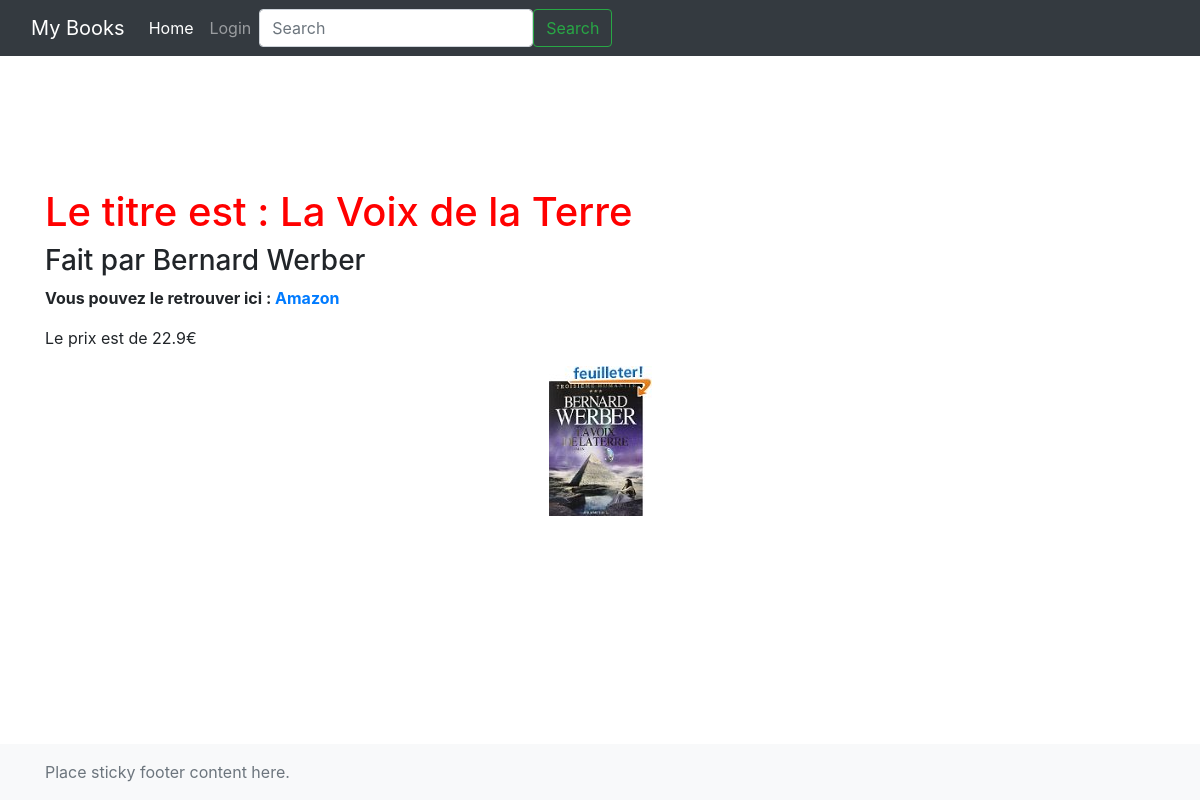
The page /detail/4 on the database its author committed.
### tuto/models.py (models this page shows, shortened)
class Book(db.Model):
    id = db.Column(db.Integer,primary_key=True)
    price = db.Column(db.Float)
    title = db.Column(db.String(100))
    url = db.Column(db.String(100))
    img = db.Column(db.String(100))
    author_id = db.Column(db.Integer, db.ForeignKey('author.id'))
    author = db.relationship('Author', backref=db.backref('books',
    lazy='dynamic'))

class Author(db.Model):
    id = db.Column(db.Integer,primary_key=True)
    name = db.Column(db.String(100))

### tuto/views.py (the view)
@app.route("/detail/<id>")
def detail(id):
    books = get_sample()
    book = books[int(id)-1]
    author_id = get_author_of_book(id)
    author_name = get_name_author(author_id)
    return render_template("detail.html", book=book, author_id=author_name)

### tuto/models.py (called while the page is built)
def get_sample():
    return Book.query.all()

def get_name_author(id):
    return Author.query.get(id).name

def get_author_of_book(id):
    return Book.query.get(id).author_id

### tuto/templates/detail.html
{% extends 'base.html' %}
{% block styles %}
{{ super() }}
<link rel="stylesheet" href="{{ url_for('static', filename='home.css')}}">
{% endblock %}
{% block content %}
<h1>Le titre est : {{book.title}}</h1>
<h3>Fait par {{author_id}}</h3>
<p><strong>Vous pouvez le retrouver ici : <a href={{book.url}}>Amazon</a></strong></p>
<p>Le prix est de {{book.price}}€ </p>
<div class="sample">
    <img src="{{ url_for('static', filename='images/'+book.img) }}" alt="{{book.title}}" title="{{book.title}}">
</div>
{% endblock %}

### tuto/static/home.css (style rules this page uses)
h1 { color : red; }
div.sample { text-align: center; margin-left: 25%; margin-right: 25%; }

### rows shown on the page
Book: title "La Voix de la Terre", price "22.9", img (picture)
Author: name "Bernard Werber"
